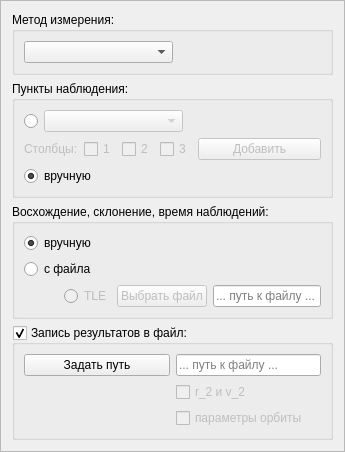
           <widget class="QFrame" name="inputDataFrame">
            <property name="enabled">
             <bool>true</bool>
            </property>
            <property name="sizePolicy">
             <sizepolicy hsizetype="Preferred" vsizetype="MinimumExpanding">
              <horstretch>0</horstretch>
              <verstretch>0</verstretch>
             </sizepolicy>
            </property>
            <property name="frameShape">
             <enum>QFrame::StyledPanel</enum>
            </property>
            <layout class="QVBoxLayout" name="verticalLayout_17">
             <item>
              <widget class="QGroupBox" name="methodGroupBox">
               <property name="sizePolicy">
                <sizepolicy hsizetype="Expanding" vsizetype="Maximum">
                 <horstretch>0</horstretch>
                 <verstretch>0</verstretch>
                </sizepolicy>
               </property>
               <property name="title">
                <string>Метод измерения:</string>
               </property>
               <layout class="QVBoxLayout" name="verticalLayout_8">
                <item>
                 <layout class="QHBoxLayout" name="horizontalLayout_10">
                  <item>
                   <widget class="QComboBox" name="methodComboBox">
                    <property name="sizePolicy">
                     <sizepolicy hsizetype="Expanding" vsizetype="Fixed">
                      <horstretch>0</horstretch>
                      <verstretch>0</verstretch>
                     </sizepolicy>
                    </property>
                   </widget>
                  </item>
                  <item>
                   <spacer name="horizontalSpacer_9">
                    <property name="orientation">
                     <enum>Qt::Horizontal</enum>
                    </property>
                    <property name="sizeHint" stdset="0">
                     <size>
                      <width>40</width>
                      <height>20</height>
                     </size>
                    </property>
                   </spacer>
                  </item>
                 </layout>
                </item>
               </layout>
              </widget>
             </item>
             <item>
              <widget class="QGroupBox" name="observationPointsGroupBox">
               <property name="sizePolicy">
                <sizepolicy hsizetype="Expanding" vsizetype="MinimumExpanding">
                 <horstretch>0</horstretch>
                 <verstretch>0</verstretch>
                </sizepolicy>
               </property>
               <property name="mouseTracking">
                <bool>false</bool>
               </property>
               <property name="title">
                <string>Пункты наблюдения:</string>
               </property>
               <property name="flat">
                <bool>false</bool>
               </property>
               <property name="checkable">
                <bool>false</bool>
               </property>
               <layout class="QVBoxLayout" name="verticalLayout">
                <item>
                 <layout class="QHBoxLayout" name="horizontalLayout">
                  <item>
                   <widget class="QRadioButton" name="observationPointRadioButton">
                    <property name="enabled">
                     <bool>true</bool>
                    </property>
                    <property name="sizePolicy">
                     <sizepolicy hsizetype="Minimum" vsizetype="MinimumExpanding">
                      <horstretch>0</horstretch>
                      <verstretch>0</verstretch>
                     </sizepolicy>
                    </property>
                    <property name="tabletTracking">
                     <bool>false</bool>
                    </property>
                    <property name="acceptDrops">
                     <bool>false</bool>
                    </property>
                    <property name="text">
                     <string/>
                    </property>
                    <property name="checked">
                     <bool>false</bool>
                    </property>
                   </widget>
                  </item>
                  <item>
                   <widget class="QComboBox" name="observationPointComboBox">
                    <property name="enabled">
                     <bool>false</bool>
                    </property>
                    <property name="sizePolicy">
                     <sizepolicy hsizetype="Expanding" vsizetype="Fixed">
                      <horstretch>0</horstretch>
                      <verstretch>0</verstretch>
                     </sizepolicy>
                    </property>
                   </widget>
                  </item>
                  <item>
                   <spacer name="horizontalSpacer_8">
                    <property name="orientation">
                     <enum>Qt::Horizontal</enum>
                    </property>
                    <property name="sizeHint" stdset="0">
                     <size>
                      <width>40</width>
                      <height>20</height>
                     </size>
                    </property>
                   </spacer>
                  </item>
                 </layout>
                </item>
                <item>
                 <layout class="QHBoxLayout" name="horizontalLayout_4">
                  <item>
                   <widget class="QLabel" name="columnsLabel">
                    <property name="enabled">
                     <bool>false</bool>
                    </property>
                    <property name="sizePolicy">
                     <sizepolicy hsizetype="Preferred" vsizetype="Fixed">
                      <horstretch>0</horstretch>
                      <verstretch>0</verstretch>
                     </sizepolicy>
                    </property>
                    <property name="text">
                     <string>Столбцы:</string>
                    </property>
                   </widget>
                  </item>
                  <item>
                   <widget class="QCheckBox" name="firstColumnCheckBox">
                    <property name="enabled">
                     <bool>false</bool>
                    </property>
                    <property name="text">
                     <string>1</string>
                    </property>
                   </widget>
                  </item>
                  <item>
                   <widget class="QCheckBox" name="secondColumnCheckBox">
                    <property name="enabled">
                     <bool>false</bool>
                    </property>
                    <property name="text">
                     <string>2</string>
                    </property>
                   </widget>
                  </item>
                  <item>
                   <widget class="QCheckBox" name="thirdColumnCheckBox">
                    <property name="enabled">
                     <bool>false</bool>
                    </property>
                    <property name="text">
                     <string>3</string>
                    </property>
                   </widget>
                  </item>
                  <item>
                   <widget class="QPushButton" name="addConstObservationPointPushButton">
                    <property name="enabled">
                     <bool>false</bool>
                    </property>
                    <property name="sizePolicy">
                     <sizepolicy hsizetype="Expanding" vsizetype="Fixed">
                      <horstretch>0</horstretch>
                      <verstretch>0</verstretch>
                     </sizepolicy>
                    </property>
                    <property name="text">
                     <string>Добавить</string>
                    </property>
                   </widget>
                  </item>
                 </layout>
                </item>
                <item>
                 <widget class="QRadioButton" name="manuallyObservationPointRadioButton">
                  <property name="sizePolicy">
                   <sizepolicy hsizetype="Expanding" vsizetype="Fixed">
                    <horstretch>0</horstretch>
                    <verstretch>0</verstretch>
                   </sizepolicy>
                  </property>
                  <property name="text">
                   <string>вручную</string>
                  </property>
                  <property name="checked">
                   <bool>true</bool>
                  </property>
                 </widget>
                </item>
               </layout>
              </widget>
             </item>
             <item>
              <widget class="QGroupBox" name="angularMeasurementsAndDateGroupBox">
               <property name="sizePolicy">
                <sizepolicy hsizetype="Expanding" vsizetype="MinimumExpanding">
                 <horstretch>0</horstretch>
                 <verstretch>0</verstretch>
                </sizepolicy>
               </property>
               <property name="acceptDrops">
                <bool>false</bool>
               </property>
               <property name="title">
                <string>Восхождение, склонение, время наблюдений:</string>
               </property>
               <layout class="QVBoxLayout" name="verticalLayout_2">
                <item>
                 <widget class="QRadioButton" name="manuallyRadioButton">
                  <property name="sizePolicy">
                   <sizepolicy hsizetype="Expanding" vsizetype="Fixed">
                    <horstretch>0</horstretch>
                    <verstretch>0</verstretch>
                   </sizepolicy>
                  </property>
                  <property name="text">
                   <string>вручную</string>
                  </property>
                  <property name="checkable">
                   <bool>true</bool>
                  </property>
                  <property name="checked">
                   <bool>true</bool>
                  </property>
                 </widget>
                </item>
                <item>
                 <widget class="QRadioButton" name="fromFileRadioButton">
                  <property name="sizePolicy">
                   <sizepolicy hsizetype="Expanding" vsizetype="Fixed">
                    <horstretch>0</horstretch>
                    <verstretch>0</verstretch>
                   </sizepolicy>
                  </property>
                  <property name="text">
                   <string>с файла</string>
                  </property>
                 </widget>
                </item>
                <item>
                 <layout class="QHBoxLayout" name="horizontalLayout_2">
                  <item>
                   <spacer name="horizontalSpacer">
                    <property name="orientation">
                     <enum>Qt::Horizontal</enum>
                    </property>
                    <property name="sizeType">
                     <enum>QSizePolicy::Fixed</enum>
                    </property>
                    <property name="sizeHint" stdset="0">
                     <size>
                      <width>40</width>
                      <height>20</height>
                     </size>
                    </property>
                   </spacer>
                  </item>
                  <item>
                   <widget class="QRadioButton" name="TLEradioButton">
                    <property name="enabled">
                     <bool>false</bool>
                    </property>
                    <property name="sizePolicy">
                     <sizepolicy hsizetype="Expanding" vsizetype="Fixed">
                      <horstretch>0</horstretch>
                      <verstretch>0</verstretch>
                     </sizepolicy>
                    </property>
                    <property name="text">
                     <string>TLE</string>
                    </property>
                    <property name="checkable">
                     <bool>true</bool>
                    </property>
                    <property name="autoExclusive">
                     <bool>false</bool>
                    </property>
                   </widget>
                  </item>
                  <item>
                   <widget class="QPushButton" name="TLEfilePushButton">
                    <property name="enabled">
                     <bool>false</bool>
                    </property>
                    <property name="sizePolicy">
                     <sizepolicy hsizetype="Expanding" vsizetype="Fixed">
                      <horstretch>0</horstretch>
                      <verstretch>0</verstretch>
                     </sizepolicy>
                    </property>
                    <property name="text">
                     <string>Выбрать файл</string>
                    </property>
                   </widget>
                  </item>
                  <item>
                   <widget class="QLineEdit" name="TLEfileLineEdit">
                    <property name="placeholderText">
                     <string>... путь к файлу ...</string>
                    </property>
                   </widget>
                  </item>
                 </layout>
                </item>
               </layout>
              </widget>
             </item>
             <item>
              <widget class="QGroupBox" name="fileResultsGroupBox">
               <property name="sizePolicy">
                <sizepolicy hsizetype="Expanding" vsizetype="MinimumExpanding">
                 <horstretch>0</horstretch>
                 <verstretch>0</verstretch>
                </sizepolicy>
               </property>
               <property name="title">
                <string>Запись результатов в файл:</string>
               </property>
               <property name="checkable">
                <bool>true</bool>
               </property>
               <property name="checked">
                <bool>true</bool>
               </property>
               <layout class="QVBoxLayout" name="verticalLayout_21">
                <item>
                 <layout class="QHBoxLayout" name="horizontalLayout_3">
                  <item>
                   <layout class="QVBoxLayout" name="verticalLayout_16">
                    <item>
                     <widget class="QPushButton" name="pathPushButton">
                      <property name="sizePolicy">
                       <sizepolicy hsizetype="Expanding" vsizetype="Fixed">
                        <horstretch>0</horstretch>
                        <verstretch>0</verstretch>
                       </sizepolicy>
                      </property>
                      <property name="text">
                       <string>Задать путь</string>
                      </property>
                     </widget>
                    </item>
                    <item>
                     <spacer name="verticalSpacer_4">
                      <property name="orientation">
                       <enum>Qt::Vertical</enum>
                      </property>
                      <property name="sizeHint" stdset="0">
                       <size>
                        <width>20</width>
                        <height>40</height>
                       </size>
                      </property>
                     </spacer>
                    </item>
                   </layout>
                  </item>
                  <item>
                   <layout class="QVBoxLayout" name="verticalLayout_7">
                    <item>
                     <widget class="QLineEdit" name="filePathLineEdit">
                      <property name="sizePolicy">
                       <sizepolicy hsizetype="Expanding" vsizetype="Fixed">
                        <horstretch>0</horstretch>
                        <verstretch>0</verstretch>
                       </sizepolicy>
                      </property>
                      <property name="readOnly">
                       <bool>true</bool>
                      </property>
                      <property name="placeholderText">
                       <string>... путь к файлу ...</string>
                      </property>
                     </widget>
                    </item>
                    <item>
                     <widget class="QCheckBox" name="isSpeedAndDistanceCheckBox">
                      <property name="enabled">
                       <bool>false</bool>
                      </property>
                      <property name="sizePolicy">
                       <sizepolicy hsizetype="Expanding" vsizetype="Fixed">
                        <horstretch>0</horstretch>
                        <verstretch>0</verstretch>
                       </sizepolicy>
                      </property>
                      <property name="text">
                       <string>r_2 и v_2</string>
                      </property>
                     </widget>
                    </item>
                    <item>
                     <widget class="QCheckBox" name="isOrbitParametersCheckBox">
                      <property name="enabled">
                       <bool>false</bool>
                      </property>
                      <property name="sizePolicy">
                       <sizepolicy hsizetype="Expanding" vsizetype="Fixed">
                        <horstretch>0</horstretch>
                        <verstretch>0</verstretch>
                       </sizepolicy>
                      </property>
                      <property name="text">
                       <string>параметры орбиты</string>
                      </property>
                     </widget>
                    </item>
                   </layout>
                  </item>
                 </layout>
                </item>
               </layout>
              </widget>
             </item>
            </layout>
           </widget>
